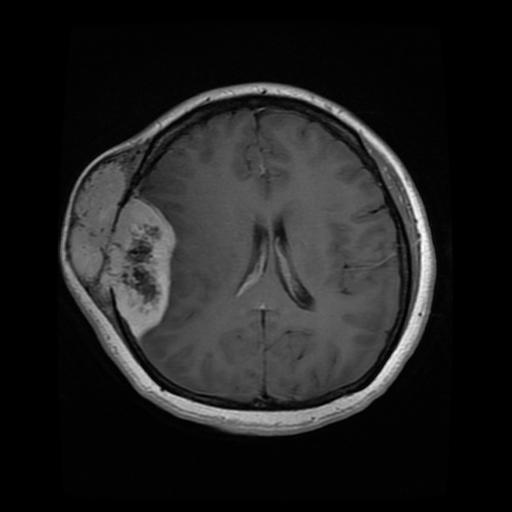
%> input picture Lab-5/assets/brain_tumor.jpg, 512 x 512 px
$ octave task2_2.m   (GNU Octave 9; MATLAB toolbox functions it lacks are replaced by stand-ins)
%> lines starting %> are read from the running program, lines starting %| are printed output that depends on the picture; in (x1, y1, x2, y2) boxes, pixels count from 0 and x2, y2 are one past the last pixel; in counts of white or black regions, pixels touching at a corner belong together; the program's own positions count from 1
clear all
close all
f = imread('assets/brain_tumor.jpg');
%> f is the input picture: size 512x512 uint8; min 0, max 255, mean 32.2

% [10 lines of commented-out code are left out]
[g1, t1] = edge(f, 'canny', 0.1);
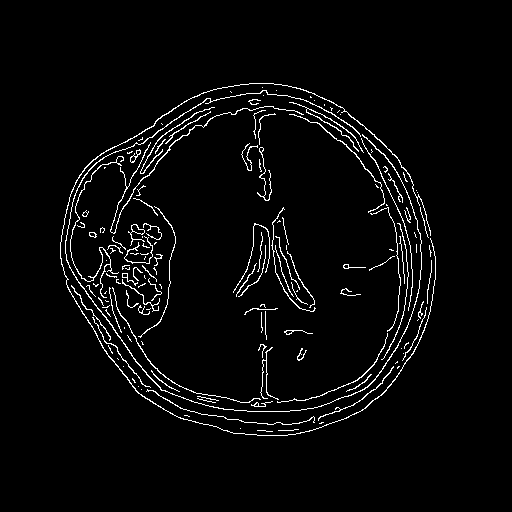
%> g1: size 512x512 logical; 3.4% white in thin lines or dots, all inside (x1, y1, x2, y2) = (60, 83, 436, 436)
%> t1 = [0.04 0.1]
[g2, t2] = edge(f, 'canny', 0.3);
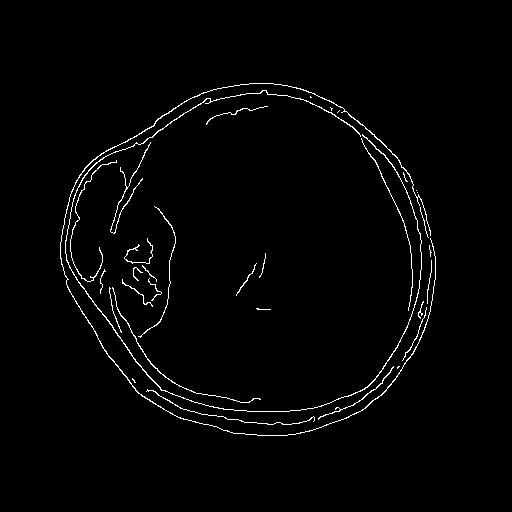
%> g2: size 512x512 logical; 1.8% white in thin lines or dots, all inside (x1, y1, x2, y2) = (60, 83, 436, 436)
%> t2 = [0.12 0.3]
[g3, t3] = edge(f, 'canny', 0.5);
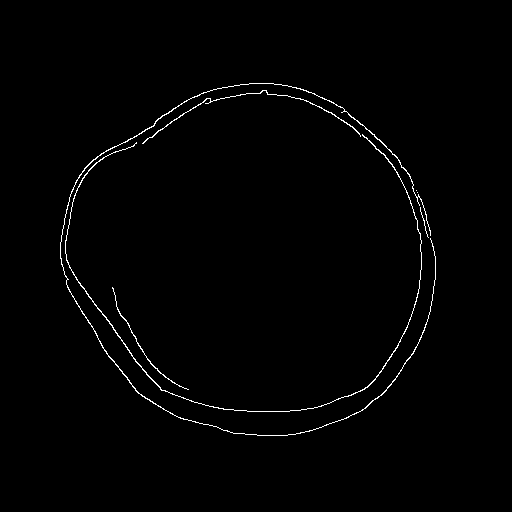
%> g3: size 512x512 logical; 1% white in thin lines or dots, all inside (x1, y1, x2, y2) = (60, 83, 436, 436)
%> t3 = [0.2 0.5]


% figures
montage({f, g1, g2, g3}, 'Size', [1 4]);
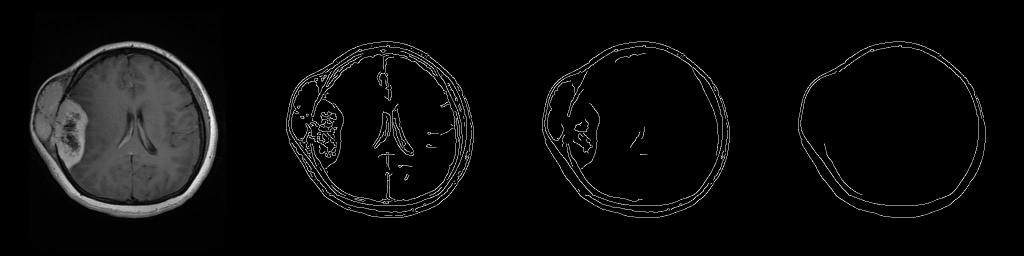
%> displayed picture: size 512x2048, on the screen's scale of 0 to 255 (shown at 1/2 size); min 0, max 255, mean 12
